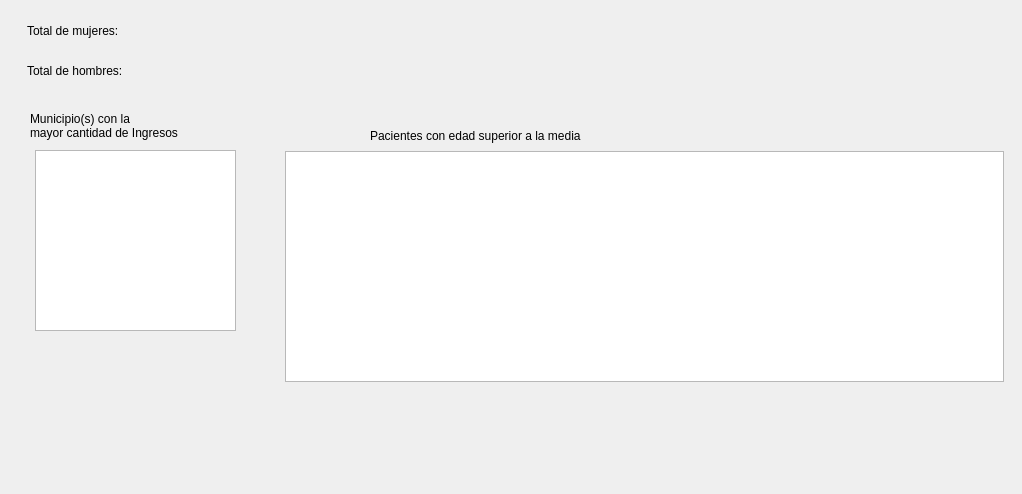
<?xml version="1.0" encoding="UTF-8"?>
<ui version="4.0">
 <class>AditionalInfo</class>
 <widget class="QWidget" name="AditionalInfo">
  <property name="geometry">
   <rect>
    <x>0</x>
    <y>0</y>
    <width>1022</width>
    <height>494</height>
   </rect>
  </property>
  <property name="windowTitle">
   <string>Form</string>
  </property>
  <widget class="QLabel" name="t_mujeres_le">
   <property name="geometry">
    <rect>
     <x>27</x>
     <y>20</y>
     <width>131</width>
     <height>21</height>
    </rect>
   </property>
   <property name="text">
    <string>Total de mujeres: </string>
   </property>
  </widget>
  <widget class="QLabel" name="t_hombres_le">
   <property name="geometry">
    <rect>
     <x>27</x>
     <y>60</y>
     <width>141</width>
     <height>21</height>
    </rect>
   </property>
   <property name="text">
    <string>Total de hombres: </string>
   </property>
  </widget>
  <widget class="QLabel" name="t_mujeres_v_le">
   <property name="geometry">
    <rect>
     <x>170</x>
     <y>20</y>
     <width>68</width>
     <height>21</height>
    </rect>
   </property>
   <property name="text">
    <string/>
   </property>
  </widget>
  <widget class="QLabel" name="t_hombres_v_le">
   <property name="geometry">
    <rect>
     <x>170</x>
     <y>60</y>
     <width>68</width>
     <height>21</height>
    </rect>
   </property>
   <property name="text">
    <string/>
   </property>
  </widget>
  <widget class="QListWidget" name="municipios_listw">
   <property name="geometry">
    <rect>
     <x>35</x>
     <y>150</y>
     <width>201</width>
     <height>181</height>
    </rect>
   </property>
  </widget>
  <widget class="QLabel" name="mun_max_ing_le">
   <property name="geometry">
    <rect>
     <x>30</x>
     <y>100</y>
     <width>211</width>
     <height>51</height>
    </rect>
   </property>
   <property name="text">
    <string>Municipio(s) con la 
mayor cantidad de Ingresos</string>
   </property>
  </widget>
  <widget class="QLabel" name="pac_edad_sup_le">
   <property name="geometry">
    <rect>
     <x>370</x>
     <y>120</y>
     <width>321</width>
     <height>31</height>
    </rect>
   </property>
   <property name="text">
    <string>Pacientes con edad superior a la media</string>
   </property>
  </widget>
  <widget class="QTableWidget" name="pac_edad_sup_inf_tw">
   <property name="geometry">
    <rect>
     <x>285</x>
     <y>151</y>
     <width>719</width>
     <height>231</height>
    </rect>
   </property>
  </widget>
 </widget>
 <resources/>
 <connections/>
</ui>
